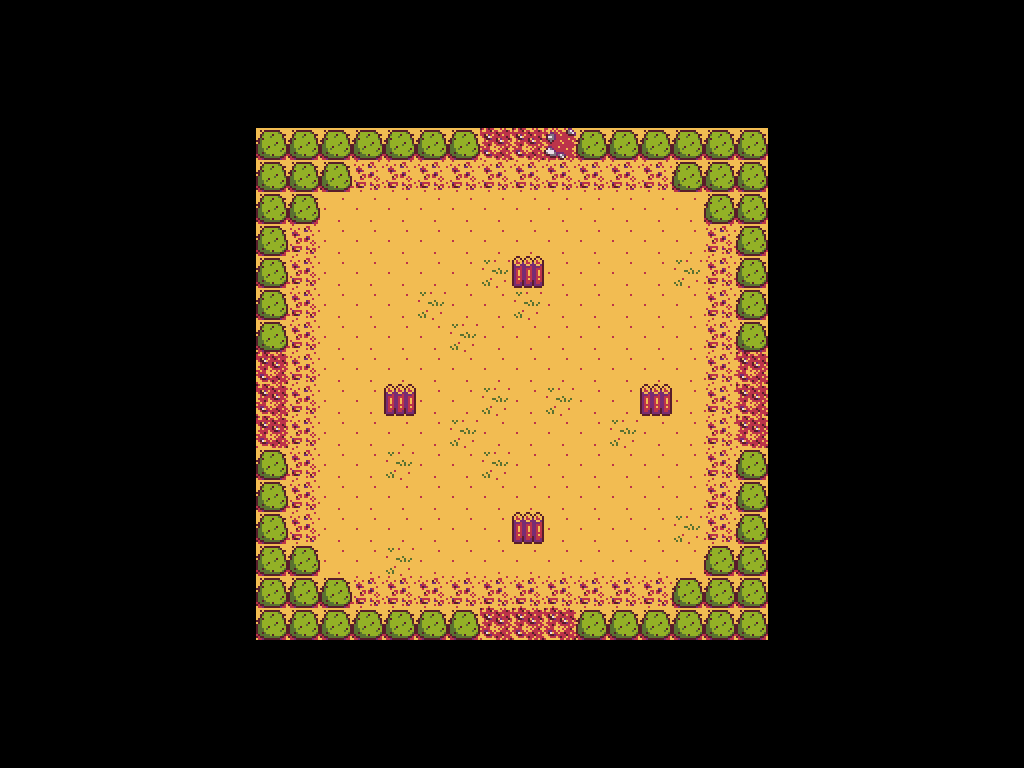

This game map was drawn from its Tiled (.tmx) file and the tilesets committed beside it. A one-line description and the full map source follow:
An orthogonal 32x24 tile map with 32x32 px tiles, 2 tile layers (Ground, Walls) and 21 objects (20x Wall, Player).

<map version="1.2" tiledversion="1.3.3" orientation="orthogonal" renderorder="right-down" width="32" height="24" tilewidth="32" tileheight="32" infinite="0" nextlayerid="5" nextobjectid="43">
 <tileset firstgid="1" source="Journey of the Praire King.tsx" />
 <layer id="2" name="Ground" width="32" height="24" locked="1">
  <data encoding="csv">
0,0,0,0,0,0,0,0,0,0,0,0,0,0,0,0,0,0,0,0,0,0,0,0,0,0,0,0,0,0,0,0,
0,0,0,0,0,0,0,0,0,0,0,0,0,0,0,0,0,0,0,0,0,0,0,0,0,0,0,0,0,0,0,0,
0,0,0,0,0,0,0,0,0,0,0,0,0,0,0,0,0,0,0,0,0,0,0,0,0,0,0,0,0,0,0,0,
0,0,0,0,0,0,0,0,0,0,0,0,0,0,0,0,0,0,0,0,0,0,0,0,0,0,0,0,0,0,0,0,
0,0,0,0,0,0,0,0,0,0,0,0,0,0,0,86,86,87,0,0,0,0,0,0,0,0,0,0,0,0,0,0,
0,0,0,0,0,0,0,0,0,0,0,88,88,88,88,88,88,88,88,88,88,0,0,0,0,0,0,0,0,0,0,0,
0,0,0,0,0,0,0,0,0,0,89,89,89,89,89,89,89,89,89,89,89,89,0,0,0,0,0,0,0,0,0,0,
0,0,0,0,0,0,0,0,0,88,89,89,89,89,89,89,89,89,89,89,89,89,88,0,0,0,0,0,0,0,0,0,
0,0,0,0,0,0,0,0,0,88,89,89,89,89,89,90,0,89,89,89,89,90,88,0,0,0,0,0,0,0,0,0,
0,0,0,0,0,0,0,0,0,88,89,89,89,90,89,89,90,89,89,89,89,89,88,0,0,0,0,0,0,0,0,0,
0,0,0,0,0,0,0,0,0,88,89,89,89,89,90,89,89,89,89,89,89,89,88,0,0,0,0,0,0,0,0,0,
0,0,0,0,0,0,0,0,86,88,89,89,89,89,89,89,89,89,89,89,89,89,88,86,0,0,0,0,0,0,0,0,
0,0,0,0,0,0,0,0,86,88,89,89,0,89,89,90,89,90,89,89,0,89,88,86,0,0,0,0,0,0,0,0,
0,0,0,0,0,0,0,0,86,88,89,89,89,89,90,89,89,89,89,90,89,89,88,86,0,0,0,0,0,0,0,0,
0,0,0,0,0,0,0,0,0,88,89,89,90,89,89,90,89,89,89,89,89,89,88,0,0,0,0,0,0,0,0,0,
0,0,0,0,0,0,0,0,0,88,89,89,89,89,89,89,89,89,89,89,89,89,88,0,0,0,0,0,0,0,0,0,
0,0,0,0,0,0,0,0,0,88,89,89,89,89,89,89,0,89,89,89,89,90,88,0,0,0,0,0,0,0,0,0,
0,0,0,0,0,0,0,0,0,0,89,89,90,89,89,89,89,89,89,89,89,89,0,0,0,0,0,0,0,0,0,0,
0,0,0,0,0,0,0,0,0,0,0,88,88,88,88,88,88,88,88,88,88,0,0,0,0,0,0,0,0,0,0,0,
0,0,0,0,0,0,0,0,0,0,0,0,0,0,0,86,86,86,0,0,0,0,0,0,0,0,0,0,0,0,0,0,
0,0,0,0,0,0,0,0,0,0,0,0,0,0,0,0,0,0,0,0,0,0,0,0,0,0,0,0,0,0,0,0,
0,0,0,0,0,0,0,0,0,0,0,0,0,0,0,0,0,0,0,0,0,0,0,0,0,0,0,0,0,0,0,0,
0,0,0,0,0,0,0,0,0,0,0,0,0,0,0,0,0,0,0,0,0,0,0,0,0,0,0,0,0,0,0,0,
0,0,0,0,0,0,0,0,0,0,0,0,0,0,0,0,0,0,0,0,0,0,0,0,0,0,0,0,0,0,0,0
</data>
 </layer>
 <layer id="3" name="Walls" width="32" height="24" locked="1">
  <data encoding="csv">
0,0,0,0,0,0,0,0,0,0,0,0,0,0,0,0,0,0,0,0,0,0,0,0,0,0,0,0,0,0,0,0,
0,0,0,0,0,0,0,0,0,0,0,0,0,0,0,0,0,0,0,0,0,0,0,0,0,0,0,0,0,0,0,0,
0,0,0,0,0,0,0,0,0,0,0,0,0,0,0,0,0,0,0,0,0,0,0,0,0,0,0,0,0,0,0,0,
0,0,0,0,0,0,0,0,0,0,0,0,0,0,0,0,0,0,0,0,0,0,0,0,0,0,0,0,0,0,0,0,
0,0,0,0,0,0,0,0,91,91,91,91,91,91,91,0,0,0,91,91,91,91,91,91,0,0,0,0,0,0,0,0,
0,0,0,0,0,0,0,0,91,91,91,0,0,0,0,0,0,0,0,0,0,91,91,91,0,0,0,0,0,0,0,0,
0,0,0,0,0,0,0,0,91,91,0,0,0,0,0,0,0,0,0,0,0,0,91,91,0,0,0,0,0,0,0,0,
0,0,0,0,0,0,0,0,91,0,0,0,0,0,0,0,0,0,0,0,0,0,0,91,0,0,0,0,0,0,0,0,
0,0,0,0,0,0,0,0,91,0,0,0,0,0,0,0,93,0,0,0,0,0,0,91,0,0,0,0,0,0,0,0,
0,0,0,0,0,0,0,0,91,0,0,0,0,0,0,0,0,0,0,0,0,0,0,91,0,0,0,0,0,0,0,0,
0,0,0,0,0,0,0,0,91,0,0,0,0,0,0,0,0,0,0,0,0,0,0,91,0,0,0,0,0,0,0,0,
0,0,0,0,0,0,0,0,0,0,0,0,0,0,0,0,0,0,0,0,0,0,0,0,0,0,0,0,0,0,0,0,
0,0,0,0,0,0,0,0,0,0,0,0,93,0,0,0,0,0,0,0,93,0,0,0,0,0,0,0,0,0,0,0,
0,0,0,0,0,0,0,0,0,0,0,0,0,0,0,0,0,0,0,0,0,0,0,0,0,0,0,0,0,0,0,0,
0,0,0,0,0,0,0,0,91,0,0,0,0,0,0,0,0,0,0,0,0,0,0,91,0,0,0,0,0,0,0,0,
0,0,0,0,0,0,0,0,91,0,0,0,0,0,0,0,0,0,0,0,0,0,0,91,0,0,0,0,0,0,0,0,
0,0,0,0,0,0,0,0,91,0,0,0,0,0,0,0,93,0,0,0,0,0,0,91,0,0,0,0,0,0,0,0,
0,0,0,0,0,0,0,0,91,91,0,0,0,0,0,0,0,0,0,0,0,0,91,91,0,0,0,0,0,0,0,0,
0,0,0,0,0,0,0,0,91,91,91,0,0,0,0,0,0,0,0,0,0,91,91,91,0,0,0,0,0,0,0,0,
0,0,0,0,0,0,0,0,91,91,91,91,91,91,91,0,0,0,91,91,91,91,91,91,0,0,0,0,0,0,0,0,
0,0,0,0,0,0,0,0,0,0,0,0,0,0,0,0,0,0,0,0,0,0,0,0,0,0,0,0,0,0,0,0,
0,0,0,0,0,0,0,0,0,0,0,0,0,0,0,0,0,0,0,0,0,0,0,0,0,0,0,0,0,0,0,0,
0,0,0,0,0,0,0,0,0,0,0,0,0,0,0,0,0,0,0,0,0,0,0,0,0,0,0,0,0,0,0,0,
0,0,0,0,0,0,0,0,0,0,0,0,0,0,0,0,0,0,0,0,0,0,0,0,0,0,0,0,0,0,0,0
</data>
 </layer>
 <objectgroup id="4" name="Obstacles">
  <object id="1" name="Wall" x="256" y="128" width="32" height="224" />
  <object id="23" name="Player" x="528" y="352" width="32" height="32" />
  <object id="24" name="Wall" x="288" y="128" width="32" height="96" />
  <object id="25" name="Wall" x="320" y="128" width="32" height="64" />
  <object id="26" name="Wall" x="352" y="128" width="128" height="32" />
  <object id="27" name="Wall" x="352" y="608" width="128" height="32" />
  <object id="28" name="Wall" x="256" y="448" width="32" height="192" />
  <object id="29" name="Wall" x="288" y="544" width="32" height="96" />
  <object id="30" name="Wall" x="320" y="576" width="32" height="64" />
  <object id="31" name="Wall" x="736" y="448" width="32" height="192" />
  <object id="32" name="Wall" x="736" y="128" width="32" height="224" />
  <object id="33" name="Wall" x="704" y="544" width="32" height="96" />
  <object id="34" name="Wall" x="704" y="128" width="32" height="96" />
  <object id="35" name="Wall" x="672" y="128" width="32" height="64" />
  <object id="36" name="Wall" x="672" y="576" width="32" height="64" />
  <object id="37" name="Wall" x="576" y="128" width="96" height="32" />
  <object id="38" name="Wall" x="576" y="608" width="96" height="32" />
  <object id="39" name="Wall" x="384" y="384" width="32" height="32" />
  <object id="40" name="Wall" x="512" y="256" width="32" height="32" />
  <object id="41" name="Wall" x="640" y="384" width="32" height="32" />
  <object id="42" name="Wall" x="512" y="512" width="32" height="32" />
 </objectgroup>
</map>